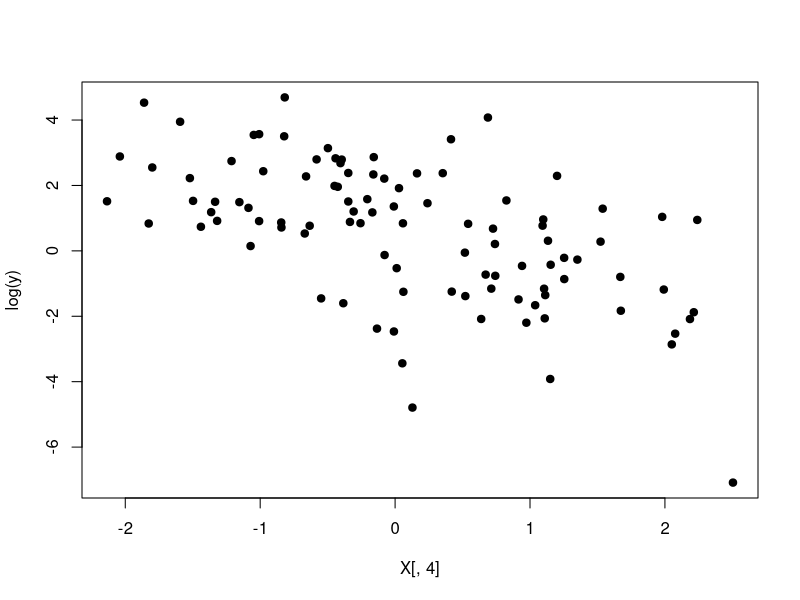

R code for this plot: (Note: this script raises an error after producing the figure.)
# Numerical estimation of the MLE of a multivariate model

# simulate exponential regression
n = 100
p = 3

# First we generate the 'true' data, i.e. the covariates, the beta
# (true parameter), and the mean
X = matrix(rnorm(n*p), nrow = n, ncol = p)
X = cbind(1, X)

betaVec = c(1, 1, 0.5, -1)

# each Y_i has its own mean, mu_i, which we get by combining each x_i with beta
# and taking the exp. I.e. Y_i = exp(beta_1 + x_i2*beta_2 + x+i3*beta_3 + x_i4*beta_4)
mu = exp(X %*% betaVec)


# Now we generate the observations y from an exponential distribution with mean
# of the true data. However, `rexp` expects a 'rate' argument with is 1/mean
y = rexp(n, 1/mu)

# plot the response to the first covariate (x_2)
# since the mean is an exponential, we need to plot the log of y
# to see a linear dependency in the plot
# plotting the second feature, corresponding to beta=1 will give a positive
# dependency, while plotting the fourth feature (beta=-1) will give a negative
# dependency
plot(X[,4], log(y), pch=19)

# now we want to estimate the parameters - beta - from the observations
# and the covariates. This is done with the 'optim' 
# define the log likelihood function, to be used by optim
logLikeRegExp = function(beta, y, X) {
  # since rate is 1/mean
  mu = exp(X %*% beta)
  # use the log density function, and return the sum
  return (sum(dexp(y, rate = 1/mu, log = TRUE)))
}

# now optimize to find the MLE
# find initial values by linear regression
lmFit = lm(log(y) ~ 0 + X)
initVal = lmFit$coefficients

optRes = optim(initVal, fn = logLikeRegExp, gr = NULL, method = "BFGS", y = y, X = X, 
               control = list(fnscale = -1), hessian = TRUE)
betaHat = optRes$par

# Let's find the standard error
# The negative hessian at betaHat is equivalent to the observed Fisher information
# and the inverse of the negative hessian is an estimator of the asymptotic
# covariance matrix (https://stats.stackexchange.com/a/68095/494223)
covBetaHat = -solve(optRes$hessian)
stdErr = sqrt(diag(covBetaHat))

# to calculate the 95% confidence interval for betaHat we need to multiply
# the standard error with 1.96. This is the value z for which P(betaHat > z) = (1-0.95)/2
# (see http://www.stat.yale.edu/Courses/1997-98/101/confint.htm)
# the number can be retrieved by qnorm(1 - (1-0.95)/2)
# So the interval is (betaHat-1.96*stdErr, betaHat+1.96*stdErr)
confInterval = r(betaHat-1.96*stdErr, betaHat+1.96*stdErr)
confInterval


